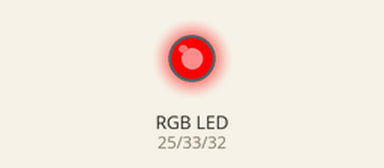
Recording of a sketch running on a simulated ESP32. Shown: an RGB LED mixed from three pins (HIGH = lit).

Above: at 0.5 s.
At 1.5 s:
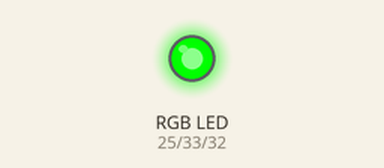
At 5.5 s:
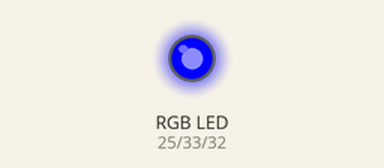
Timing chart, 0 to 6.9 s (numbered marks = the images above):
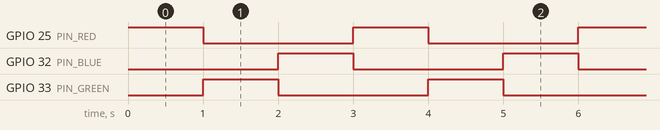

Measured:
- by itself, GPIO 25 (PIN_RED), GPIO 32 (PIN_BLUE), GPIO 33 (PIN_GREEN): alternates HIGH for 1.0 s and LOW for 2.0 s
- by itself, everything shown: repeats every 3.0 s, in 3 steps

The sketch:

RGB.ino
```cpp
#define PIN_RED    25   // Led red pin is connected to 23
#define PIN_GREEN  33   // Led green pin is connected to 22
#define PIN_BLUE   32   // Led blue pin is connected to 21

void setup()
{
  pinMode(PIN_RED,   OUTPUT);
  pinMode(PIN_GREEN, OUTPUT);
  pinMode(PIN_BLUE,  OUTPUT);
}

void loop()
{
  // Red color code
  analogWrite(PIN_RED,   255);
  analogWrite(PIN_GREEN, 0);
  analogWrite(PIN_BLUE,  0);
  delay(1000); // Keep the color for 1 second

  // Green color code
  analogWrite(PIN_RED,   0);
  analogWrite(PIN_GREEN, 255);
  analogWrite(PIN_BLUE,  0);
  delay(1000); // Keep the color for 1 second

  // Blue color code
  analogWrite(PIN_RED,   0);
  analogWrite(PIN_GREEN, 0);
  analogWrite(PIN_BLUE,  255);
  delay(1000); // Keep the color for 1 second
}
```
